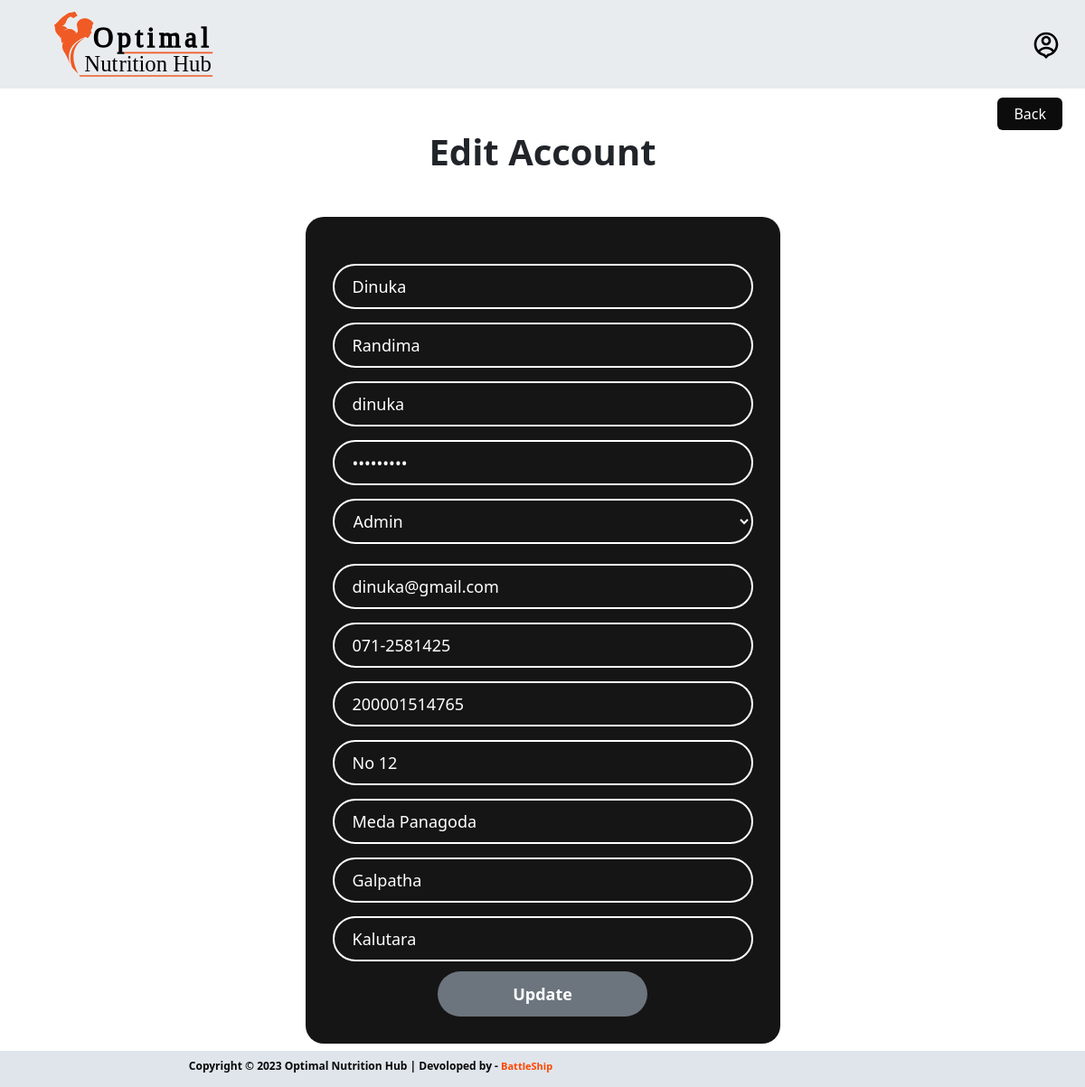
Screenshot of /admin/staff-management/edit-account.php?staffId=1504 (signed in) with the database file from the repository.
### tables this page shows
CREATE TABLE `staff` (
  `staff_id` int(11) NOT NULL,
  `staff_fname` varchar(50) DEFAULT NULL,
  `staff_lname` varchar(50) DEFAULT NULL,
  `staff_username` varchar(50) DEFAULT NULL,
  `staff_pwd` varchar(50) DEFAULT NULL,
  `staff_email` varchar(100) DEFAULT NULL,
  `staff_is_active` tinyint(1) DEFAULT 1,
  `staff_phone` varchar(15) DEFAULT NULL,
  `staff_hire_date` datetime DEFAULT NULL,
  `staff_nic` varchar(15) DEFAULT NULL,
  `staff_add_line1` varchar(255) DEFAULT NULL,
  `staff_add_line2` varchar(255) DEFAULT NULL,
  `staff_add_line3` varchar(255) DEFAULT NULL,
  `staff_add_line4` varchar(255) DEFAULT NULL,
  `fk_staff_type_id` int(11) DEFAULT NULL
);

### admin/staff-management/edit-account.php (the view, shortened to what this page needs)
<?php
include('../../database/config.php');
?>
<!DOCTYPE html>
<html lang="en">
<head>
    <link href="https://cdn.jsdelivr.net/npm/bootstrap@5.3.2/dist/css/bootstrap.min.css" rel="stylesheet">
    <link rel="stylesheet" href="../../css/main.css">
    <link rel="stylesheet" href="../../css/footer.css">
    <link rel="stylesheet" href="../../css/sign-up.css">
</head>
<body style="background-color: white;">
    <?php
    include('../../includes/admin-navigation-bar.php');
    ?>
    <div class="back-button-container">
        <a href="staffAccount-management.php" class="back-button">Back</a>
    </div>
    <h1 class="text-center mb-5 mt-auto fw-bold">Edit Account</h>
        <?php
        if (isset($_GET['staffId'])) {
            $staffId = $_GET['staffId'];
            $get_user_details = "SELECT staff_fname, staff_lname, staff_username, staff_pwd, staff_email, staff_phone, staff_nic, staff_add_line1,staff_add_line2, staff_add_line3, staff_add_line4, fk_staff_type_id FROM staff WHERE staff_id = $staffId";
            $result = mysqli_query($con, $get_user_details);
            $row_count = mysqli_num_rows($result);
            if ($row_count == 0) {
                echo "<h2 class='bg-danger text-center mt-5 '> No users yet </h2>";
            } else {
                while ($row_data = mysqli_fetch_assoc($result)) {
                    $staff_fname = $row_data['staff_fname'];
                    $staff_lname = $row_data['staff_lname'];
                    $staff_username = $row_data['staff_username'];
                    $staff_pwd = $row_data['staff_pwd'];
                    $staff_email = $row_data['staff_email'];
                    $staff_phone = $row_data['staff_phone'];
                    $staff_nic = $row_data['staff_nic'];
                    $staff_add_line1 = $row_data['staff_add_line1'];
                    $staff_add_line2 = $row_data['staff_add_line2'];
                    $staff_add_line3 = $row_data['staff_add_line3'];
                    $staff_add_line4 = $row_data['staff_add_line4'];
                    $fk_staff_type_id = $row_data['fk_staff_type_id'];
        ?>
                    <div class="container  row my-5 mx-auto ">
                        <div class="wrapper col-md-6 mx-auto ">
                            <form action="#" method="post">
                                <div class="input-box">
                                    <input type="text" name="fName" value="<?php echo $staff_fname; ?>" required>
                                </div>
                                <div class="input-box">
                                    <input type="text" name="lName" value="<?php echo $staff_lname; ?>" required>
                                </div>
                                <div class="input-box">
                                    <input type="text" name="userName" value="<?php echo $staff_username; ?>" required>
                                </div>
                                <div class="input-box">
                                    <input type="password" name="password" value="<?php echo $staff_pwd; ?>" required>
                                </div>
                                <div>
                                    <select name="staffType" required>
                                        <?php
                                        $staffTypeSelectQuery = "SELECT * FROM staff_type";
                                        $staffTypeResult = mysqli_query($con, $staffTypeSelectQuery);
                                        while ($staffTypeRow = mysqli_fetch_assoc($staffTypeResult)) {
                                            $staff_type_id = $staffTypeRow['staff_type_id'];
                                            $staff_type_name = $staffTypeRow['staff_type_name'];
                                            if ($fk_staff_type_id == $staff_type_id) {
                                                $selected = "selected";
                                            } else {
                                                $selected = "";
                                            }
                                            echo "<option $selected value='$staff_type_id'>$staff_type_name</option>";
                                        }
                                        ?>
                                    </select>
                                </div>
                                <div class="input-box">
                                    <input type="text" name="email" value="<?php echo $staff_email; ?>" required>
                                </div>
                                <div class="input-box">
                                    <input type="text" name="contactNo" value="<?php echo $staff_phone; ?>" required>
                                </div>
                                <div class="input-box">
                                    <input type="text" name="nic" value="<?php echo $staff_nic; ?>" required>
                                </div>
                                <div class="input-box">
                                    <input type="text" name="addressLine1" value="<?php echo $staff_add_line1; ?>" required>
                                </div>
                                <div class="input-box">
                                    <input type="text" name="addressLine2" value="<?php echo $staff_add_line2; ?>" required>
                                </div>
                                <div class="input-box">
                                    <input type="text" name="addressLine3" value="<?php echo $staff_add_line3; ?>">
                                </div>
                                <div class="input-box">
                                    <input type="text" name="city" value="<?php echo $staff_add_line4; ?>" required>
                                </div>
                                <button type="submit" class="btn text-bg-secondary" name="staffUpdate">Update</button>
                            </form>
                        </div>
                    </div>
        <?php }
            }
        } ?>
        <footer class="bettle fixed-bottom">
            <div class="container">
                <div class="row">
                    <div class="col-md-8 col-sm-6 col-xs-12">
                        <p class="copyright-text">Copyright &copy; 2023 Optimal Nutrition Hub | Devoloped by -
                            <a href="#"> BattleShip</a>
                        </p>
                    </div>
                </div>
            </div>
        </footer>
</body>
</html>

### css/main.css (style rules this page uses)
.back-button-container { text-align: right; margin-top: 10px; }
.back-button { display: inline-block; padding: 6px 18px; margin-right: 25px; font-size: 16px; text-decoration: none; background-color: #0c0c0c; color: white; border-radius: 6px; transition: background-color 0.3s; }

### css/footer.css (style rules this page uses)
.bettle { font-size: 12px; background-color: #dfe5eb; color: #080808; padding-top: 10px; }
.bettle a { font-size: 11px; text-align: center; margin: 20px 0 10px; color: orangered; text-decoration: none; font-weight: 300; font-weight: bold; }

### css/sign-up.css (style rules this page uses)
* { margin: 0; padding: 0; box-sizing: border-box; }
.wrapper { width: 525px; background: rgb(22, 21, 21); color: aliceblue; border-radius: 20px; padding: 30px 30px; text-align: center; }
.wrapper .input-box, .wrapper .input-file-box { width: 100%; height: 50px; margin: 15px 0; }
.input-box input, textarea { width: 100%; height: 100%; background: transparent; border: 2px solid rgba(255, 255, 255); border-radius: 50px; font-size: 18px; color: #fff; padding: 20px; }
.input-box input::placeholder, textarea::placeholder { color: #fff; }
select { width: 100%; height: 50px; border: 2px solid rgba(255, 255, 255); border-radius: 50px; font-size: 18px; color: #fff; background: rgb(22, 21, 21); padding: 10px 17px; }
.wrapper .btn { width: 50%; height: 50px; background: orangered; border: none; outline: none; border-radius: 40px; box-shadow: #333; font-weight: 600; color: white; font-size: 18px; }

### rows the page displays
staff: fName "Dinuka", lName "Randima", userName "dinuka", email "dinuka@gmail.com", contactNo "071-2581425", nic "200001514765", addressLine1 "No 12", addressLine2 "Meda Panagoda", addressLine3 "Galpatha", city "Kalutara"

### other values shown
form field staffType "Admin"
